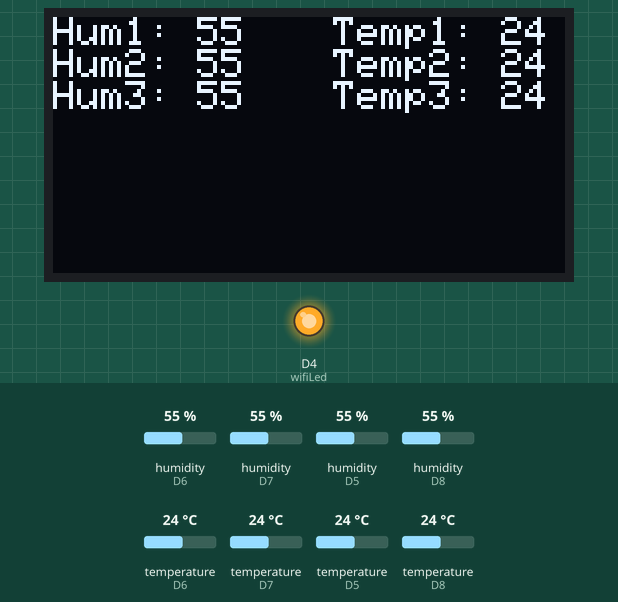
This sketch was run on a simulated ESP8266 (NodeMCU). On the bench: 128×64 one-colour display, output pins drawn as LEDs (lit = HIGH). Inputs (shaded band) come from the test bench; at power-on: humidity (sensors on D6, D7, D5, D8) 55 %, temperature (sensors on D6, D7, D5, D8) 24 °C. WiFi joins after 1.5 s; servers stay silent unless stated; no MQTT or app messages arrive unless stated; what the sketch prints to the serial monitor is not drawn.

Above: at 8.6 s.
8.7 s: humidity (sensor on D6) set to 22 %
At 15.9 s:
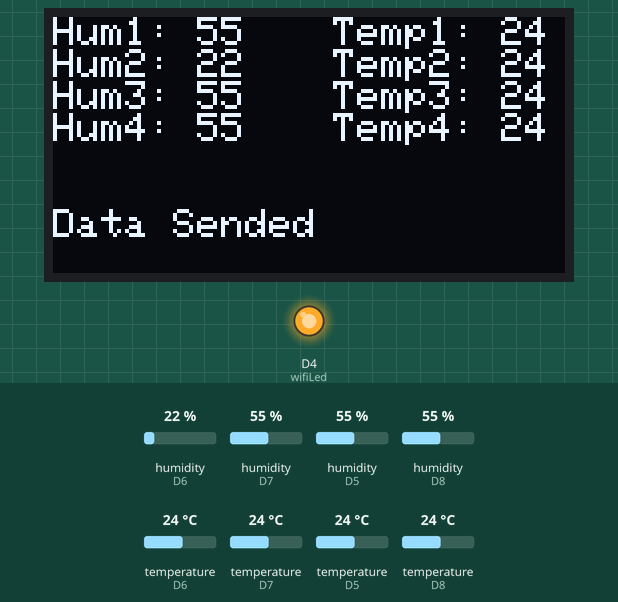
16.6 s: humidity (sensor on D7) set to 22 %
At 20.1 s:
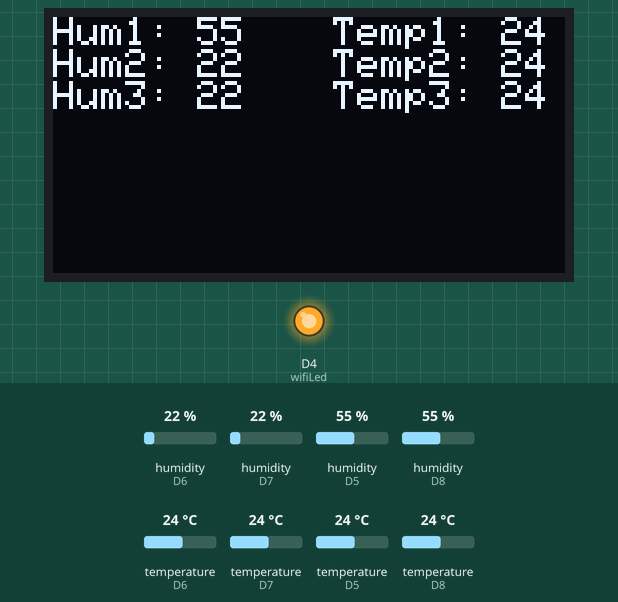
21.7 s: humidity (sensor on D5) set to 22 %
At 26.7 s:
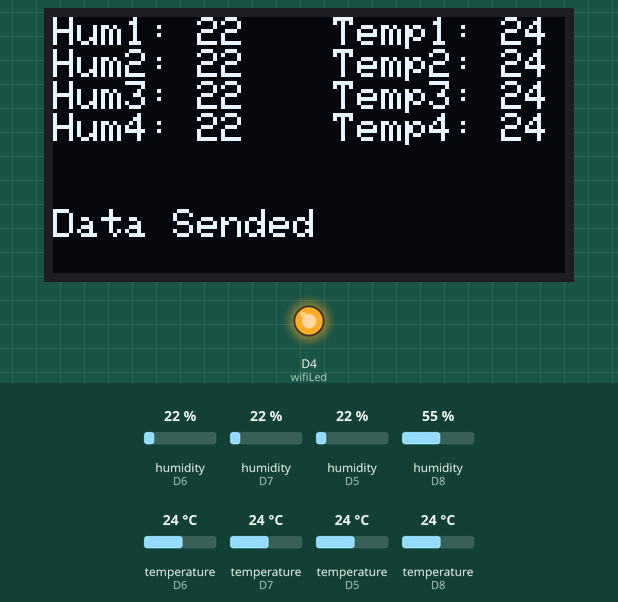
26.8 s: temperature (sensor on D6) set to 12 °C
At 32.3 s:
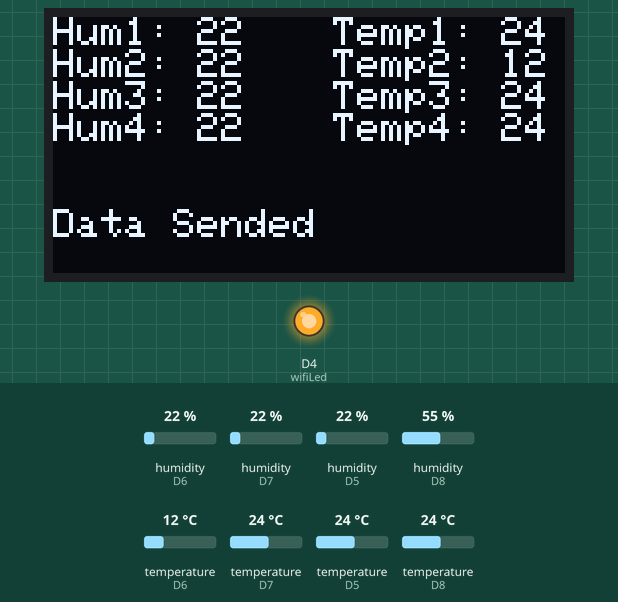
32.4 s: temperature (sensor on D7) set to 12 °C
At 38.1 s:
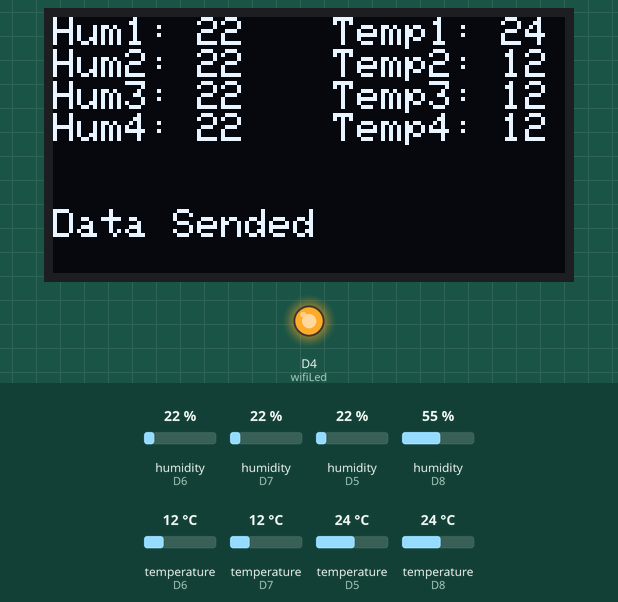
38.5 s: temperature (sensor on D5) set to 12 °C
At 43.6 s:
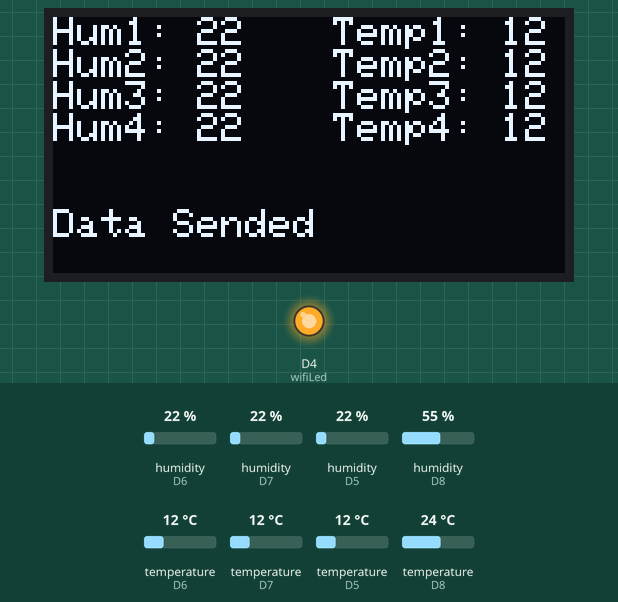
Timing chart, 0 to 44.6 s (numbered marks = the images above; inputs shaded):
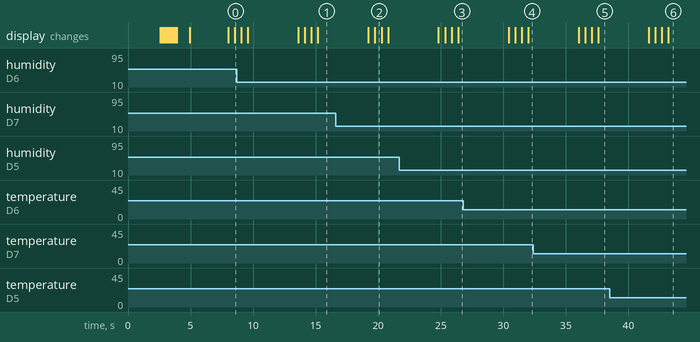

The sketch:

sensor.ino
```cpp
#include <ESP8266WiFi.h>
#include <PubSubClient.h>
#include "DHT.h"
#include <ArduinoJson.h>

//Sensors
#define DHTTYPE DHT11
#define DHTPin1 D5           //Sensor Input
#define DHTPin2 D6           //Sensor Input
#define DHTPin3 D7           //Sensor Input
#define DHTPin4 D8           //Sensor Input
#define waterlevelsensor A0  //Sensor Read

//LCD oled library
#include <SPI.h>
#include <Wire.h>
#include <Adafruit_GFX.h>
#include <Adafruit_SSD1306.h>

#define SCREEN_WIDTH 128  // OLED display width, in pixels
#define SCREEN_HEIGHT 64  // OLED display height, in pixels

// Declaration for SSD1306 display connected using I2C
#define OLED_RESET -1  // Reset pin # (or -1 if sharing Arduino reset pin)
#define SCREEN_ADDRESS 0x3C
Adafruit_SSD1306 display(SCREEN_WIDTH, SCREEN_HEIGHT, &Wire, OLED_RESET);

//WiFi Status LED
#define wifiLed D4  //D0

// Update these with temp1s suitable for your network.

const char* ssid = "SKK - STUDENT";        //WiFI Name
const char* password = "sistemkomputerkontrol";  //WiFi Password
const char* mqttServer = "mopgreen.my.id";
const char* mqttUserName = "";           // MQTT username
const char* mqttPwd = "";                // MQTT password
const char* clientID = "ESP-32 sensor1";  // client id

//deklarasi pin dht sensor
DHT dht(DHTPin1, DHTTYPE);
DHT dht2(DHTPin2, DHTTYPE);
DHT dht3(DHTPin3, DHTTYPE);
DHT dht4(DHTPin4, DHTTYPE);


#define sub_Fan1 "Fan1"
#define sub_Fan2 "Fan2"
#define sub_Fan3 "Fan3"
#define sub_Fan4 "swF4"
#define pub_dht11 "tr2/yellow"
#define sub_tr2_green "tr2/green"
#define sub_servo "servo1"


WiFiClient espClient;
PubSubClient client(espClient);

unsigned long lastMsg = 0;

//inisiasi awal nilai variable temp1
///dht 11 sensor1
int temp1 = 0;
int humadity1 = 0;
///sensor2
int temp2 = 0;
int humadity2 = 0;

//water level sensor
int sensor_value = 0;

void setup_wifi() {
  delay(10);
  WiFi.begin(ssid, password);
  while (WiFi.status() != WL_CONNECTED) {
    delay(500);
    Serial.print(".");

    display.clearDisplay();
    display.setTextSize(1);
    display.setCursor(0, 0);
    display.println("Connecting To SSID");
    display.setCursor(0, 8);
    display.println(ssid);
    display.setCursor(0, 16);
    display.println(password);
    display.display();

    for (int i = 0; i < 10; i++) {
      display.setCursor(i * 5, 24);
      display.println(".");
      Serial.print(".");
      display.display();
      delay(100);
    }
  }

  Serial.println("");
  display.clearDisplay();
  Serial.println("WiFi connected");
  display.display();
  display.setCursor(0, 0);
  display.println("WiFi connected");
  display.display();
  delay(1000);

  Serial.println("IP address: ");
  Serial.println(WiFi.localIP());
  display.println("IP address: ");
  display.println(WiFi.localIP());
  display.display();
  delay(1000);
}

void reconnect() {
  while (!client.connected()) {
    if (client.connect(clientID, mqttUserName, mqttPwd)) {
      Serial.println("MQTT connected");
      display.println("MQTT connected");
      // ... and resubscribe
      client.subscribe(sub_Fan1);
      client.subscribe(sub_Fan2);
      client.subscribe(sub_Fan3);
      client.subscribe(sub_Fan4);
      client.subscribe(pub_dht11);
      client.subscribe(sub_tr2_green);
      client.subscribe(sub_servo);
    } else {
      Serial.print("failed, rc=");
      Serial.print(client.state());
      Serial.println(" try again in 5 seconds");
      // Wait 5 seconds before retrying
      delay(5000);
    }
  }
}

void callback(char* topic, byte* payload, unsigned int length) {
  Serial.print("Message arrived [");
  Serial.print(topic);
  Serial.print("] ");

  //Global Declaration for var catch
  //int OFF = 0;

  //  if (strstr(topic, sub_Fan1))
  //  {
  //    for (int i = 0; i < length; i++) {
  //      Serial.print((char)payload[i]);
  //    }
  //    Serial.println();
  //    // Switch on the LED if an 1 was received as first character
  //    if ((char)payload[0] == '0') {
  //      digitalWrite(RelayPin1, LOW);   // Turn the LED on (Note that LOW is the voltage level
  //    } else {
  //      digitalWrite(RelayPin1, HIGH);  // Turn the LED off by making the voltage HIGH
  //    }
  //  }
  //  else
  //  {
  //    Serial.println("unsubscribed topic");
  //  }
}

void setup() {
  Serial.begin(115200);

  if (!display.begin(SSD1306_SWITCHCAPVCC, SCREEN_ADDRESS)) {
    Serial.println(F("SSD1306 allocation failed"));
    for (;;)
      ;  // Don't proceed, loop forever
    display.clearDisplay();
  }

  // Display Text
  display.clearDisplay();
  display.setTextSize(1);
  display.setTextColor(WHITE);
  display.setCursor(0, 0);
  display.println("Starting Device");
  display.display();
  delay(2000);
  display.clearDisplay();

  dht.begin();
  dht2.begin();
  dht3.begin();
  dht4.begin();
  pinMode(DHTPin1, INPUT);
  pinMode(DHTPin2, INPUT);
  pinMode(DHTPin3, INPUT);
  pinMode(DHTPin4, INPUT);
  pinMode(wifiLed, OUTPUT);
  pinMode(waterlevelsensor, INPUT);


  //During Starting WiFi LED should TURN OFF
  digitalWrite(wifiLed, HIGH);

  setup_wifi();
  client.setServer(mqttServer, 1883);
  client.setCallback(callback);
}

void pubsen1() {
  ////////////READ DATA SENSOR 1
  int h1 = dht.readHumidity();
  int t1 = dht.readTemperature();
  ////////////READ DATA SENSOR 2
  delay(100);
  int h2 = dht2.readHumidity();
  int t2 = dht2.readTemperature();
  ////////////READ DATA SENSOR 2
  delay(100);
  int h3 = dht3.readHumidity();
  int t3 = dht3.readTemperature();
  ////////////READ DATA SENSOR 2
  delay(100);
  int h4 = dht4.readHumidity();
  int t4 = dht4.readTemperature();


  //send Data sensor
  unsigned long now = millis();
  if (now - lastMsg > 2000) {
    lastMsg = now;
    //value berisi data yang di inisiasi
    DynamicJsonDocument doc(1024);
    temp1 = t1;
    humadity1 = h1;
    delay(100);
    temp2 = t2;
    humadity2 = h2;
    //    temp3 = t3;
    //    humadity3 = h3;
    //    delay(100);
    //    temp1 = t4;
    //    humadity1 = h4;
    //    delay(100);

    //Json fill data here
    doc["temp1"] = temp1;
    doc["humadity1"] = humadity1;
    doc["temp2"] = temp2;
    doc["humadity2"] = humadity2;
    serializeJson(doc, Serial);

    //Json fetch data
    String message = "";
    char buffer[256];
    message.toCharArray(buffer, 256);
    serializeJson(doc, buffer);

    //Json Send data
    client.publish("sensor", buffer);
  }
  Serial.println("");

  display.setCursor(0, 0);
  Serial.print("Hum1: ");
  Serial.println(humadity1);
  Serial.print("Temp1: ");
  Serial.println(temp1);
  Serial.print("Hum2: ");
  Serial.println(h2);  //
  Serial.print("Temp2: ");
  Serial.println(t2);
  Serial.print("Hum3: ");
  Serial.println(h3 * 0.90);  //
  Serial.print("Temp3: ");
  Serial.println(t3);
  Serial.print("Hum4: ");
  Serial.println(h4 * 2.10);  //
  Serial.print("Temp4: ");
  Serial.println(t4);

  ///Display print sensor
  delay(1000);
  display.clearDisplay();
  display.setCursor(0, 0);
  display.setTextSize(1);
  display.print("Hum1: ");
  display.print(humadity1);
  display.setCursor(70, 0);
  display.print("Temp1: ");
  display.println(temp1);

  delay(500);
  display.setCursor(0, 8);
  display.setTextSize(1);
  display.print("Hum2: ");
  display.print(humadity2);
  display.setCursor(70, 8);
  display.print("Temp2: ");
  display.println(temp2);
  display.display();

  delay(500);
  display.setCursor(0, 16);
  display.setTextSize(1);
  display.print("Hum3: ");
  display.print(h3);
  display.setCursor(70, 16);
  display.print("Temp3: ");
  display.println(t3);
  display.display();

  delay(500);
  display.setCursor(0, 24);
  display.setTextSize(1);
  display.print("Hum4: ");
  display.print(h3);
  display.setCursor(70, 24);
  display.print("Temp4: ");
  display.println(t3);
  display.display();
  delay(500);

  display.setCursor(0, 48);
  display.setTextSize(1);
  display.print("Data Sended");
  display.display();
  delay(2000);
}

void pubwaterlevel() {
  sensor_value = analogRead(waterlevelsensor);
  Serial.print("Sensor Value = ");
  Serial.println(sensor_value);

  //Convert data
  DynamicJsonDocument docsend(1024);

  docsend["waterLevel"] = sensor_value;
  serializeJson(docsend, Serial);

  //Json fetch data
  String message = "";
  char buffer[256];
  message.toCharArray(buffer, 256);
  serializeJson(docsend, buffer);

  //Json Send data
  client.publish("water_level", buffer);
  delay(5000);
}

void loop() {
  if (!client.connected()) {
    digitalWrite(wifiLed, HIGH);
    reconnect();
  }
  client.loop();

  pubsen1();
  //pubwaterlevel();
}
```

Measured:
- what the display in image 2 shows lasts 0.6 s, from 19.7 s to 20.3 s
